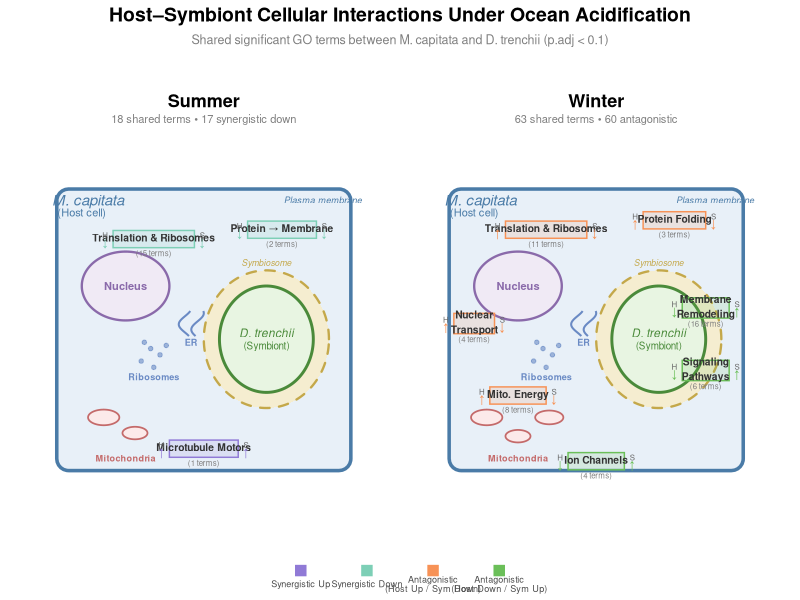
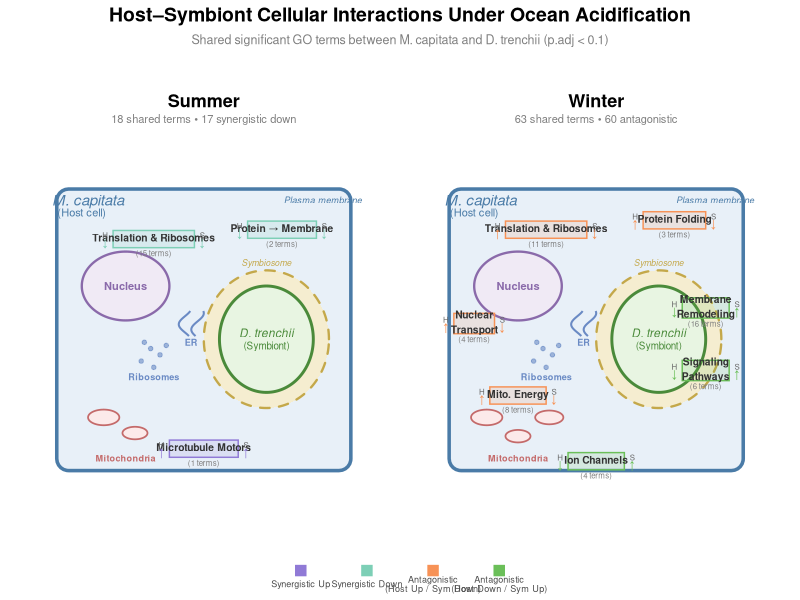

Source code (R) for these figures, in order:
#!/usr/bin/env Rscript
# =============================================================================
# Simplified Host-Symbiont Cellular Interaction Schematic
# =============================================================================
# Two-panel figure (Summer | Winter) showing shared GO term regulation
# mapped to cellular compartments.
#
# Required packages: ggplot2, ggforce, patchwork
# Install if needed:
#   conda install -c conda-forge r-ggplot2 r-ggforce r-patchwork
#   # or within R:
#   install.packages(c("ggforce", "patchwork"))
#
# Author: Claude (for David Armstrong)
# Date: 2025-02-10
# =============================================================================

library(ggplot2)
library(ggforce)
library(patchwork)

# =============================================================================
# CONFIGURATION
# =============================================================================

output_dir <- "/home/darmstrong4/mc_rework/12_publication_figures/figures"
dir.create(output_dir, showWarnings = FALSE, recursive = TRUE)

# Interaction colors (matching chord diagram)
col_syn_up     <- "#907AD6"
col_syn_down   <- "#7DCFB6"
col_antag_hup  <- "#F79256"
col_antag_hdown <- "#6BBF59"

# Organelle colors
col_host_fill   <- "#E8F0F8"
col_host_border <- "#4A7BA7"
col_sym_fill    <- "#E8F5E2"
col_sym_border  <- "#4A8A3A"
col_symbiosome  <- "#F5EDD0"
col_symbio_bdr  <- "#C4A84A"
col_nuc_fill    <- "#F0EAF5"
col_nuc_border  <- "#8A6AAA"
col_mito_fill   <- "#FCEAEA"
col_mito_border <- "#C46A6A"
col_er_fill     <- "#EAF0FC"
col_er_border   <- "#6A8AC4"
col_ribo        <- "#6A8AC4"
col_membrane    <- "#4A7BA7"

# =============================================================================
# HELPER: Build one panel
# =============================================================================

build_panel <- function(season = "Summer") {

    is_summer <- (season == "Summer")

    # --- Base canvas ---
    p <- ggplot() +
        coord_fixed(xlim = c(-0.05, 1.05), ylim = c(-0.05, 1.05), clip = "off") +
        theme_void() +
        theme(
            plot.margin = margin(5, 5, 5, 5),
            plot.title = element_text(hjust = 0.5, size = 13, face = "bold",
                                      margin = margin(b = 2)),
            plot.subtitle = element_text(hjust = 0.5, size = 8, color = "grey50",
                                         margin = margin(b = 6))
        ) +
        labs(
            title = season,
            subtitle = if (is_summer) {
                "18 shared terms \u2022 17 synergistic down"
            } else {
                "63 shared terms \u2022 60 antagonistic"
            }
        )

    # =========================================================================
    # ORGANELLES
    # =========================================================================

    # --- Host cell (rounded rectangle via geom_shape) ---
    host_x <- c(0.03, 0.97, 0.97, 0.03)
    host_y <- c(0.03, 0.03, 0.93, 0.93)
    host_df <- data.frame(x = host_x, y = host_y)

    p <- p + geom_shape(data = host_df, aes(x = x, y = y),
                        fill = col_host_fill, color = col_host_border,
                        linewidth = 1.2, radius = unit(0.3, "cm"))

    # Host label
    p <- p + annotate("text", x = 0.13, y = 0.89, label = "italic('M. capitata')",
                      parse = TRUE, size = 3.8, fontface = "bold", color = col_host_border) +
             annotate("text", x = 0.11, y = 0.855, label = "(Host cell)",
                      size = 2.8, color = col_host_border)

    # --- Plasma membrane label ---
    p <- p + annotate("text", x = 0.88, y = 0.895, label = "Plasma membrane",
                      size = 2.3, color = col_membrane, fontface = "italic")

    # --- Nucleus ---
    p <- p + geom_ellipse(aes(x0 = 0.25, y0 = 0.62, a = 0.14, b = 0.11, angle = 0),
                          fill = col_nuc_fill, color = col_nuc_border, linewidth = 0.8) +
             annotate("text", x = 0.25, y = 0.62, label = "Nucleus",
                      size = 2.8, fontface = "bold", color = col_nuc_border)

    # --- Rough ER (simplified wavy lines near nucleus) ---
    er_y_vals <- seq(0.46, 0.54, length.out = 50)
    er_x_vals1 <- 0.44 + 0.02 * sin(er_y_vals * 60)
    er_x_vals2 <- 0.48 + 0.02 * sin(er_y_vals * 60 + 1)
    er_df1 <- data.frame(x = er_x_vals1, y = er_y_vals)
    er_df2 <- data.frame(x = er_x_vals2, y = er_y_vals)

    p <- p + geom_path(data = er_df1, aes(x = x, y = y),
                       color = col_er_border, linewidth = 0.7) +
             geom_path(data = er_df2, aes(x = x, y = y),
                       color = col_er_border, linewidth = 0.7) +
             annotate("text", x = 0.46, y = 0.44, label = "ER",
                      size = 2.3, color = col_er_border, fontface = "bold")

    # --- Ribosomes (small dots) ---
    ribo_df <- data.frame(
        x = c(0.33, 0.36, 0.30, 0.38, 0.34, 0.31),
        y = c(0.42, 0.40, 0.38, 0.43, 0.36, 0.44)
    )
    p <- p + geom_point(data = ribo_df, aes(x = x, y = y),
                        size = 1.2, color = col_ribo, alpha = 0.6) +
             annotate("text", x = 0.34, y = 0.33, label = "Ribosomes",
                      size = 2.3, color = col_ribo, fontface = "bold")

    # --- Mitochondria ---
    mito_positions <- if (is_summer) {
        data.frame(x0 = c(0.18, 0.28), y0 = c(0.20, 0.15),
                   a = c(0.05, 0.04), b = c(0.025, 0.02))
    } else {
        data.frame(x0 = c(0.15, 0.25, 0.35), y0 = c(0.20, 0.14, 0.20),
                   a = c(0.05, 0.04, 0.045), b = c(0.025, 0.02, 0.022))
    }

    for (i in 1:nrow(mito_positions)) {
        p <- p + geom_ellipse(
            aes(x0 = .x0, y0 = .y0, a = .a, b = .b, angle = 0),
            data = data.frame(.x0 = mito_positions$x0[i],
                              .y0 = mito_positions$y0[i],
                              .a = mito_positions$a[i],
                              .b = mito_positions$b[i]),
            fill = col_mito_fill, color = col_mito_border, linewidth = 0.6
        )
    }
    p <- p + annotate("text", x = 0.25, y = 0.07, label = "Mitochondria",
                      size = 2.3, color = col_mito_border, fontface = "bold")

    # --- Symbiosome membrane ---
    p <- p + geom_ellipse(aes(x0 = 0.70, y0 = 0.45, a = 0.20, b = 0.22, angle = 0),
                          fill = col_symbiosome, color = col_symbio_bdr,
                          linewidth = 0.8, linetype = "dashed") +
             annotate("text", x = 0.70, y = 0.695, label = "Symbiosome",
                      size = 2.2, color = col_symbio_bdr, fontface = "italic")

    # --- Symbiont cell ---
    p <- p + geom_ellipse(aes(x0 = 0.70, y0 = 0.45, a = 0.15, b = 0.17, angle = 0),
                          fill = col_sym_fill, color = col_sym_border, linewidth = 1.0) +
             annotate("text", x = 0.70, y = 0.47, label = "italic('D. trenchii')",
                      parse = TRUE, size = 3.0, fontface = "bold", color = col_sym_border) +
             annotate("text", x = 0.70, y = 0.43, label = "(Symbiont)",
                      size = 2.5, color = col_sym_border)

    # =========================================================================
    # REGULATION ANNOTATIONS
    # =========================================================================

    # Helper: draw a regulation box with arrows
    # Returns a list of ggplot layers
    add_reg_box <- function(p, x, y, label, n_terms,
                            host_dir, sym_dir, box_color,
                            label_size = 2.6, box_w = 0.22, box_h = 0.055) {

        # Background box
        p <- p + annotate("rect",
                          xmin = x - box_w/2, xmax = x + box_w/2,
                          ymin = y - box_h/2, ymax = y + box_h/2,
                          fill = box_color, alpha = 0.15,
                          color = box_color, linewidth = 0.5)

        # Label text
        p <- p + annotate("text", x = x, y = y + 0.005,
                          label = label,
                          size = label_size, fontface = "bold",
                          color = "grey20")

        # N terms
        p <- p + annotate("text", x = x, y = y - box_h/2 - 0.018,
                          label = paste0("(", n_terms, " terms)"),
                          size = 2.0, color = "grey50")

        # Host arrow
        h_arrow <- if (host_dir == "up") "\u2191" else "\u2193"
        p <- p + annotate("text", x = x - box_w/2 - 0.025, y = y + 0.012,
                          label = "H", size = 2.0, color = "grey40") +
                 annotate("text", x = x - box_w/2 - 0.025, y = y - 0.012,
                          label = h_arrow, size = 3.0, fontface = "bold",
                          color = box_color)

        # Symbiont arrow
        s_arrow <- if (sym_dir == "up") "\u2191" else "\u2193"
        p <- p + annotate("text", x = x + box_w/2 + 0.025, y = y + 0.012,
                          label = "S", size = 2.0, color = "grey40") +
                 annotate("text", x = x + box_w/2 + 0.025, y = y - 0.012,
                          label = s_arrow, size = 3.0, fontface = "bold",
                          color = box_color)

        return(p)
    }

    # =========================================================================
    # SEASON-SPECIFIC REGULATION BOXES
    # =========================================================================

    if (is_summer) {

        # Translation & Ribosome suppression (main signal)
        p <- add_reg_box(p, 0.34, 0.77, "Translation & Ribosomes", "15",
                         "down", "down", col_syn_down, box_w = 0.26)

        # Protein-to-membrane targeting
        p <- add_reg_box(p, 0.75, 0.80, "Protein \u2192 Membrane", "2",
                         "down", "down", col_syn_down, box_w = 0.22)

        # Microtubule motors (only syn up)
        p <- add_reg_box(p, 0.50, 0.10, "Microtubule Motors", "1",
                         "up", "up", col_syn_up, box_w = 0.22)

    } else {

        # Translation - HOST UP, SYM DOWN
        p <- add_reg_box(p, 0.34, 0.80, "Translation & Ribosomes", "11",
                         "up", "down", col_antag_hup, box_w = 0.26)

        # Protein folding
        p <- add_reg_box(p, 0.75, 0.83, "Protein Folding", "3",
                         "up", "down", col_antag_hup, box_w = 0.20)

        # Mitochondrial energy
        p <- add_reg_box(p, 0.25, 0.27, "Mito. Energy", "8",
                         "up", "down", col_antag_hup, box_w = 0.18)

        # Nuclear transport / splicing
        p <- add_reg_box(p, 0.11, y = 0.50, "Nuclear\nTransport", "4",
                         "up", "down", col_antag_hup,
                         box_w = 0.13, box_h = 0.065)

        # Ion transport - HOST DOWN, SYM UP
        p <- add_reg_box(p, 0.50, 0.06, "Ion Channels", "4",
                         "down", "up", col_antag_hdown, box_w = 0.18)

        # Membrane & epithelial remodeling
        p <- add_reg_box(p, 0.85, 0.55, "Membrane\nRemodeling", "16",
                         "down", "up", col_antag_hdown,
                         box_w = 0.15, box_h = 0.065)

        # Signaling / neural-like
        p <- add_reg_box(p, 0.85, 0.35, "Signaling\nPathways", "6",
                         "down", "up", col_antag_hdown,
                         box_w = 0.15, box_h = 0.065)
    }

    return(p)
}

# =============================================================================
# BUILD LEGEND
# =============================================================================

build_legend <- function() {

    legend_df <- data.frame(
        x = c(1, 2, 3, 4),
        y = rep(0, 4),
        label = c("Synergistic Up", "Synergistic Down",
                   "Antagonistic\n(Host Up / Sym Down)",
                   "Antagonistic\n(Host Down / Sym Up)"),
        color = c(col_syn_up, col_syn_down, col_antag_hup, col_antag_hdown),
        stringsAsFactors = FALSE
    )

    p <- ggplot() +
        coord_fixed(xlim = c(0.3, 4.7), ylim = c(-0.3, 0.3), clip = "off") +
        theme_void()

    for (i in 1:4) {
        p <- p + annotate("rect",
                          xmin = legend_df$x[i] - 0.08,
                          xmax = legend_df$x[i] + 0.08,
                          ymin = -0.08, ymax = 0.08,
                          fill = legend_df$color[i], color = legend_df$color[i],
                          linewidth = 0.3) +
                 annotate("text", x = legend_df$x[i], y = -0.20,
                          label = legend_df$label[i],
                          size = 2.3, color = "grey30", lineheight = 0.85)
    }

    return(p)
}

# =============================================================================
# COMBINE AND SAVE
# =============================================================================

cat("\nBuilding schematic...\n")

p_summer <- build_panel("Summer")
p_winter <- build_panel("Winter")
p_legend <- build_legend()

# Combine: two panels side by side, legend below
combined <- (p_summer | p_winter) / p_legend +
    plot_layout(heights = c(10, 1)) +
    plot_annotation(
        title = "Host\u2013Symbiont Cellular Interactions Under Ocean Acidification",
        subtitle = "Shared significant GO terms between M. capitata and D. trenchii (p.adj < 0.1)",
        theme = theme(
            plot.title = element_text(hjust = 0.5, size = 14, face = "bold"),
            plot.subtitle = element_text(hjust = 0.5, size = 9, color = "grey50",
                                         margin = margin(b = 8))
        )
    )

# Save
output_file <- file.path(output_dir, "Fig_Host_Symbiont_Schematic.pdf")
ggsave(output_file, combined, width = 12, height = 7, device = "pdf")
cat("Saved:", output_file, "\n")

# Also save PNG for quick preview
output_png <- file.path(output_dir, "Fig_Host_Symbiont_Schematic.png")
ggsave(output_png, combined, width = 12, height = 7, dpi = 300)
cat("Saved:", output_png, "\n")

cat("\nDone! Check output in:", output_dir, "\n")
